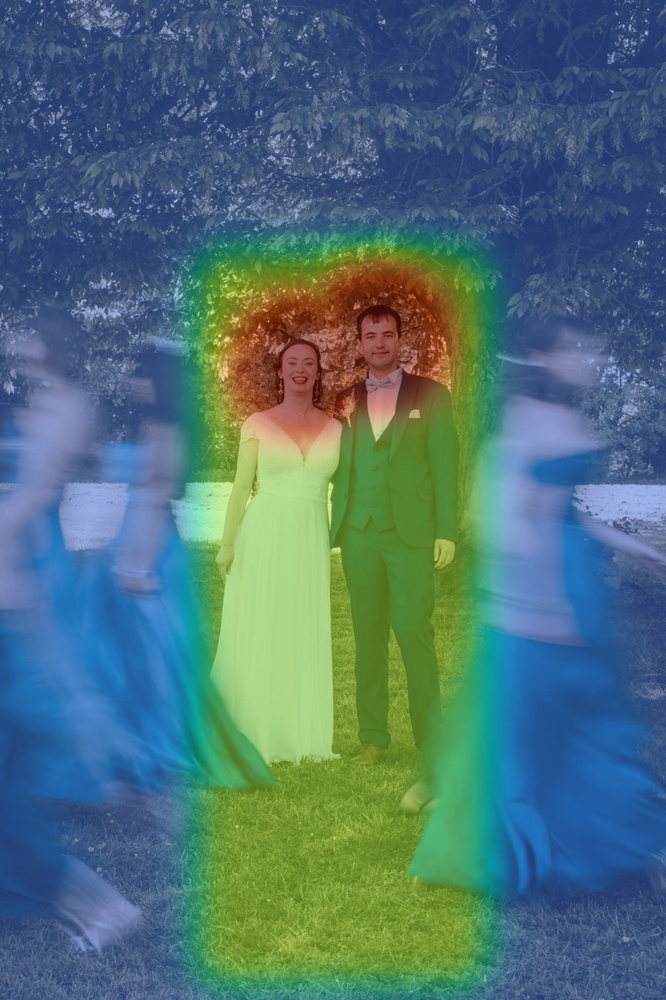
#> input picture output/importance_weights_overlay.png, 666 x 1000 px, shrunk from 1066 x 1600 before the run
$ python build_importance_weights.py --input ../output/importance_weights_overlay.png
#> lines starting #> are read from the running program, lines starting #| are printed output that depends on the picture; after the words box and inside, x2 and y2 are one past the last pixel; in counts of white or black regions, pixels touching at a corner belong together
### scripts/prepare_couple_priority.py
#!/usr/bin/env python3
"""Bias a photo so fogleman/primitive spends more shapes on the married couple.

Strategy:
1. Detect faces (Haar). Expand to a soft couple ROI covering heads + torsos.
2. Build a soft importance mask (1.0 on couple, ~0.15 elsewhere).
3. Create a guided target: keep the couple sharp; blur + flatten the rest so
   residual error concentrates on the couple during primitive optimization.
"""

from __future__ import annotations

import argparse
from pathlib import Path

import cv2
import numpy as np
from PIL import Image


ROOT = Path(__file__).resolve().parents[1]
CASCADE = ROOT / "assets" / "cascades" / "haarcascade_frontalface_default.xml"


def detect_faces(bgr: np.ndarray) -> list[tuple[int, int, int, int]]:
    gray = cv2.cvtColor(bgr, cv2.COLOR_BGR2GRAY)
    gray = cv2.equalizeHist(gray)
    cascade = cv2.CascadeClassifier(str(CASCADE))
    if cascade.empty():
        raise RuntimeError(f"Failed to load cascade: {CASCADE}")

    faces = cascade.detectMultiScale(
        gray,
        scaleFactor=1.08,
        minNeighbors=5,
        flags=cv2.CASCADE_SCALE_IMAGE,
        minSize=(max(24, bgr.shape[1] // 40), max(24, bgr.shape[0] // 40)),
    )
    return [(int(x), int(y), int(w), int(h)) for x, y, w, h in faces]


def _face_center(face: tuple[int, int, int, int]) -> tuple[float, float]:
    x, y, w, h = face
    return x + w / 2.0, y + h / 2.0


def pick_couple_faces(
    faces: list[tuple[int, int, int, int]], width: int, height: int
) -> list[tuple[int, int, int, int]]:
    """Pick the married couple faces, preferring a central side-by-side pair."""
    if not faces:
        return []

    cx, cy = width / 2.0, height / 2.0

    def score(face: tuple[int, int, int, int]) -> float:
        x, y, w, h = face
        fx, fy = _face_center(face)
        # Prefer reasonably large faces near the photo center (ignore blur/tree hits).
        size = (w * h) / float(width * height)
        dx = abs(fx - cx) / width
        dy = abs(fy - cy) / height
        return size * 4.0 - (dx * 1.6 + dy * 1.1)

    ranked = sorted(faces, key=score, reverse=True)

    # Search for a plausible couple: two similarly sized faces, side by side,
    # both near the middle of the frame.
    best_pair = None
    best_pair_score = -1e9
    top = ranked[: min(6, len(ranked))]
    for i, a in enumerate(top):
        ax, ay = _face_center(a)
        aw, ah = a[2], a[3]
        for b in top[i + 1 :]:
            bx, by = _face_center(b)
            bw, bh = b[2], b[3]
            size_ratio = max(aw * ah, bw * bh) / max(1.0, min(aw * ah, bw * bh))
            if size_ratio > 2.8:
                continue
            # Couple stands roughly shoulder-to-shoulder.
            if abs(ay - by) > height * 0.12:
                continue
            horiz = abs(ax - bx) / width
            if horiz < 0.04 or horiz > 0.45:
                continue
            mid_x = (ax + bx) / 2.0
            mid_y = (ay + by) / 2.0
            pair_score = (
                score(a)
                + score(b)
                - abs(mid_x - cx) / width
                - abs(mid_y - cy) / height * 0.5
                - abs(size_ratio - 1.0)
            )
            if pair_score > best_pair_score:
                best_pair_score = pair_score
                best_pair = [a, b]

    if best_pair:
        return best_pair
    return ranked[:1]


def couple_roi_from_faces(
    faces: list[tuple[int, int, int, int]], width: int, height: int
) -> tuple[int, int, int, int]:
    """Return expanded bounding box covering faces + full wedding attire."""
    chosen = pick_couple_faces(faces, width, height)
    if not chosen:
        # Fallback: central full-length portrait framing.
        x0 = int(width * 0.22)
        x1 = int(width * 0.78)
        y0 = int(height * 0.12)
        y1 = int(height * 0.92)
        return x0, y0, x1, y1

    xs, ys, xe, ye = [], [], [], []
    for x, y, w, h in chosen:
        # Expand for hair, torsos, full dress/suit length, and ground underfoot.
        xs.append(int(x - 1.25 * w))
        ys.append(int(y - 0.85 * h))
        xe.append(int(x + 2.25 * w))
        ye.append(int(y + 14.0 * h))

    x0 = max(0, min(xs))
    y0 = max(0, min(ys))
    x1 = min(width, max(xe))
    y1 = min(height, max(ye))

    # Ensure the ROI stays centered enough to cover both people fully.
    min_width = int(width * 0.34)
    if x1 - x0 < min_width:
        mid = (x0 + x1) // 2
        x0 = max(0, mid - min_width // 2)
        x1 = min(width, x0 + min_width)
    return x0, y0, x1, y1


# [95 lines left out: functions soft_mask, make_guided_target, overlay_debug, main, not called in this run]


# [2 lines that do not run on import are left out]

### scripts/build_importance_weights.py
#!/usr/bin/env python3
"""Build a smooth distance-based importance map for weighted primitive.

Weights (relative to background = 1):
  - faces  ≈ 100
  - bodies ≈ 10
  - background = 1

Membership uses a distance falloff so importance declines gradually:
  weight = 1 + 9 * body_m + 90 * face_m
where body_m / face_m are smooth [0,1] fields from distance transforms.
"""

from __future__ import annotations

import argparse
import json
import sys
from pathlib import Path

import cv2
import numpy as np
from PIL import Image

ROOT = Path(__file__).resolve().parents[1]
sys.path.insert(0, str(ROOT / "scripts"))
import prepare_couple_priority as couple  # noqa: E402


def face_core_mask(
    height: int, width: int, faces: list[tuple[int, int, int, int]]
) -> np.ndarray:
    """Elliptical face cores (slightly larger than Haar boxes)."""
    mask = np.zeros((height, width), dtype=np.uint8)
    for x, y, w, h in faces:
        cx, cy = int(x + w / 2), int(y + h / 2)
        axes = (max(1, int(w * 0.62)), max(1, int(h * 0.72)))
        cv2.ellipse(mask, (cx, cy), axes, 0, 0, 360, 255, -1)
    return mask


def body_core_mask(height: int, width: int, roi: tuple[int, int, int, int]) -> np.ndarray:
    x0, y0, x1, y1 = roi
    mask = np.zeros((height, width), dtype=np.uint8)
    # Rounded body capsule inside the couple ROI.
    pad_x = int((x1 - x0) * 0.06)
    pad_y = int((y1 - y0) * 0.02)
    rr = max(8, int(min(x1 - x0, y1 - y0) * 0.08))
    cv2.rectangle(
        mask,
        (x0 + pad_x, y0 + pad_y),
        (x1 - pad_x, y1 - pad_y),
        255,
        -1,
    )
    # Soften corners via morphological close-ish blur later; radius hint:
    _ = rr
    return mask


def soft_membership(core: np.ndarray, sigma: float) -> np.ndarray:
    """1 inside core, smoothly decaying with distance outside (Gaussian of distance)."""
    # Distance to nearest core pixel; 0 inside.
    inv = np.where(core > 0, 0, 255).astype(np.uint8)
    dist = cv2.distanceTransform(inv, cv2.DIST_L2, 5)
    if sigma <= 1e-6:
        return (core > 0).astype(np.float32)
    m = np.exp(-0.5 * (dist / sigma) ** 2).astype(np.float32)
    m = np.maximum(m, (core > 0).astype(np.float32))
    return np.clip(m, 0.0, 1.0)


def build_weight_map(
    height: int,
    width: int,
    faces: list[tuple[int, int, int, int]],
    body_roi: tuple[int, int, int, int],
    face_weight: float = 100.0,
    body_weight: float = 10.0,
    bg_weight: float = 1.0,
    face_sigma_scale: float = 0.55,
    body_sigma_scale: float = 0.12,
) -> np.ndarray:
    face_core = face_core_mask(height, width, faces)
    body_core = body_core_mask(height, width, body_roi)

    # Sigma from geometry so falloff is gradual but localized.
    if faces:
        mean_face = float(np.mean([max(f[2], f[3]) for f in faces]))
    else:
        mean_face = min(width, height) * 0.05
    face_sigma = max(4.0, mean_face * face_sigma_scale)

    bw = body_roi[2] - body_roi[0]
    bh = body_roi[3] - body_roi[1]
    body_sigma = max(8.0, min(bw, bh) * body_sigma_scale)

    face_m = soft_membership(face_core, face_sigma)
    body_m = soft_membership(body_core, body_sigma)

    # Ensure faces sit on top of body membership.
    body_m = np.maximum(body_m, face_m)

    # weight = bg + (body-bg)*body_m + (face-body)*face_m
    weights = (
        bg_weight
        + (body_weight - bg_weight) * body_m
        + (face_weight - body_weight) * face_m
    )
    return weights.astype(np.float32)


def encode_weight_png(weights: np.ndarray) -> np.ndarray:
    """Encode weight 1..100 as grayscale 0..255 for wprimitive -w."""
    # inverse of: w = 1 + (g/255)*99  => g = (w-1)/99*255
    g = np.clip((weights - 1.0) / 99.0 * 255.0, 0, 255).astype(np.uint8)
    return g


def weight_overlay(bgr: np.ndarray, weights: np.ndarray) -> np.ndarray:
    # Visualize on log-ish scale so face/body/bg are distinguishable.
    norm = np.log1p(weights)
    norm = (norm / norm.max() * 255).astype(np.uint8)
    heat = cv2.applyColorMap(norm, cv2.COLORMAP_TURBO)
    return cv2.addWeighted(bgr, 0.55, heat, 0.45, 0)


def main() -> None:
    parser = argparse.ArgumentParser(description=__doc__)
    parser.add_argument("-i", "--input", required=True)
    parser.add_argument("-o", "--outdir", default=str(ROOT / "output"))
    parser.add_argument("--face-weight", type=float, default=100.0)
    parser.add_argument("--body-weight", type=float, default=10.0)
    parser.add_argument("--bg-weight", type=float, default=1.0)
    args = parser.parse_args()

    outdir = Path(args.outdir)
    outdir.mkdir(parents=True, exist_ok=True)

    bgr = cv2.imread(args.input, cv2.IMREAD_COLOR)
#> bgr is the input picture: shape (1000, 666, 3); mean B, G, R 118.6, 112.3, 77.6
    if bgr is None:
        raise SystemExit(f"Could not read {args.input}")
    h, w = bgr.shape[:2]

    faces_all = couple.detect_faces(bgr)
#> in detect_faces, `gray = cv2.equalizeHist(gray)`:
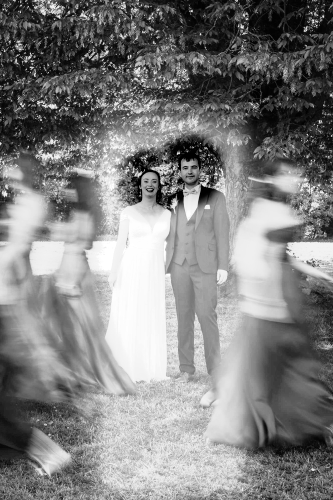
#> gray: shape (1000, 666) (shown at 1/2 size); min 0, max 255, mean 128.8
#> in detect_faces, `faces = cascade.detectMultiScale( gray, scaleFactor=1.08, minNeighbors..`: faces = [[429, 605, 30, 30], [355, 317, 50, 50], [276, 344, 47, 47], [29, 391, 63, 63], [201, 770, 58, 58], [181, 704, 218, 218]]
#> faces_all = [(429, 605, 30, 30), (355, 317, 50, 50), (276, 344, 47, 47), (29, 391, 63, 63), (201, 770, 58, 58), (181, 704, 218, 218)]
    chosen = couple.pick_couple_faces(faces_all, w, h)
#> in pick_couple_faces, `ranked = sorted(faces, key=score, reverse=True)`: ranked = [(181, 704, 218, 218), (276, 344, 47, 47), (355, 317, 50, 50), (429, 605, 30, 30), (201, 770, 58, 58), (29, 391, 63, 63)]
#> in pick_couple_faces, `top = ranked[: min(6, len(ranked))]`: top has the same summary as ranked
#> the loop in pick_couple_faces, `for i, a in enumerate(top):` made 6 passes
#> (a, ax, ay, aw, ah) on passes 1, 3, 4, 5, 6: ((181, 704, 218, 218), 290, 813, 218, 218), ((355, 317, 50, 50), 380, 342, 50, 50), ((429, 605, 30, 30), 444, 620, 30, 30), ((201, 770, 58, 58), 230, 799, 58, 58), ((29, 391, 63, 63), 60.5, 422.5, 63, 63)
#> after the loop in pick_couple_faces, `for i, a in enumerate(top):`: best_pair = [(276, 344, 47, 47), (355, 317, 50, 50)]; best_pair_score = -0.699
#> chosen = [(276, 344, 47, 47), (355, 317, 50, 50)]
    body_roi = couple.couple_roi_from_faces(faces_all, w, h)
#> the loop in pick_couple_faces (call 2), `for i, a in enumerate(top):` made 6 passes
#> the loop in couple_roi_from_faces, `for x, y, w, h in chosen:` made 2 passes
#> after the loop in couple_roi_from_faces, `for x, y, w, h in chosen:`: xe = [381, 467]; xs = [217, 292]; ye = [1002, 1017]; ys = [304, 274]
#> in couple_roi_from_faces, `x0 = max(0, min(xs))`: x0 = 217
#> in couple_roi_from_faces, `y0 = max(0, min(ys))`: y0 = 274
#> in couple_roi_from_faces, `x1 = min(width, max(xe))`: x1 = 467
#> in couple_roi_from_faces, `y1 = min(height, max(ye))`: y1 = 1000
#> body_roi = (217, 274, 467, 1000)

    weights = build_weight_map(
        h,
        w,
        chosen,
        body_roi,
        face_weight=args.face_weight,
        body_weight=args.body_weight,
        bg_weight=args.bg_weight,
    )
#> the loop in face_core_mask, `for x, y, w, h in faces:` made 2 passes
#> (x, y, w, h, cx, cy, axes) on passes 1 to 2: (276, 344, 47, 47, 299, 367, (29, 33)), (355, 317, 50, 50, 380, 342, (31, 36))
#> after the loop in face_core_mask, `for x, y, w, h in faces:`:
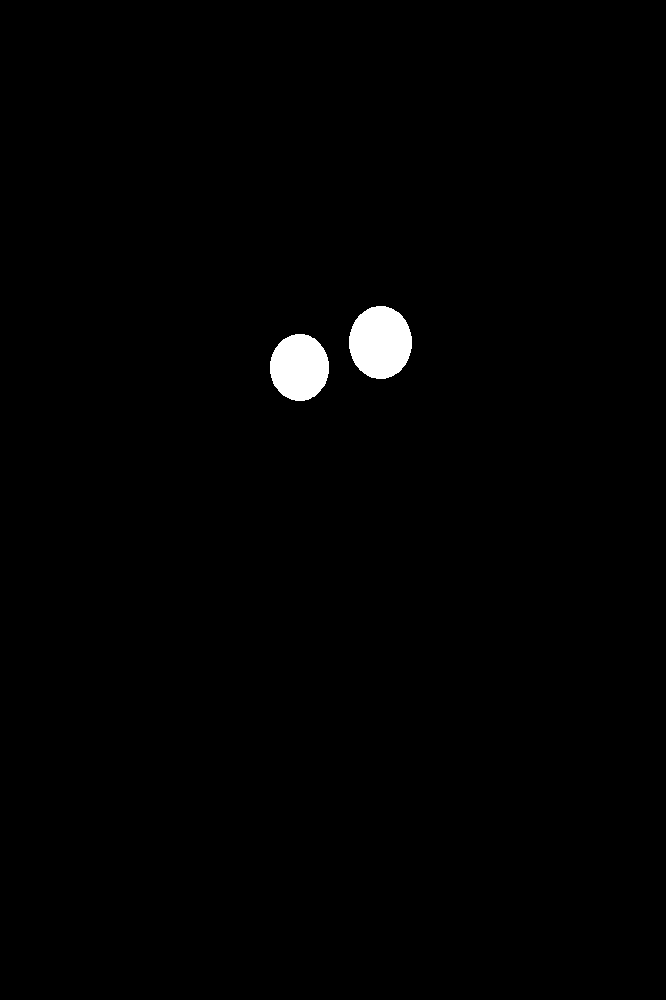
#> mask: shape (1000, 666); 1% white; 2 white regions, box (x1, y1, x2, y2) and area: (349, 306, 412, 379) 3605, (270, 334, 329, 401) 3105
#> in body_core_mask, `x0, y0, x1, y1 = roi`: x0 = 217; y0 = 274; x1 = 467; y1 = 1000
#> in body_core_mask, `pad_x = int((x1 - x0) * 0.06)`: pad_x = 15
#> in body_core_mask, `pad_y = int((y1 - y0) * 0.02)`: pad_y = 14
#> in body_core_mask, `rr = max(8, int(min(x1 - x0, y1 - y0) * 0.08))`: rr = 20
#> in body_core_mask, `cv2.rectangle( mask, (x0 + pad_x, y0 + pad_y), (x1 - pad_x, y1 - pad_y..`:
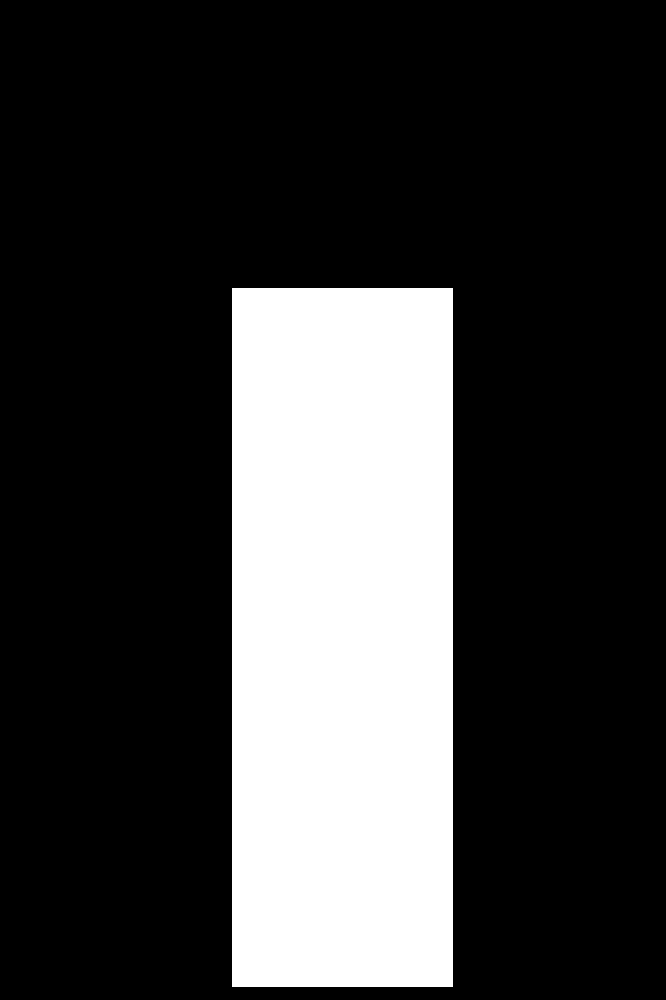
#> mask: shape (1000, 666); 23.2% white; 1 white region, box (x1, y1, x2, y2) and area: (232, 288, 453, 987) 154479
#> in build_weight_map, `mean_face = float(np.mean([max(f[2], f[3]) for f in faces]))`: mean_face = 48.5
#> in build_weight_map, `face_sigma = max(4.0, mean_face * face_sigma_scale)`: face_sigma = 26.68
#> in build_weight_map, `bw = body_roi[2] - body_roi[0]`: bw = 250
#> in build_weight_map, `bh = body_roi[3] - body_roi[1]`: bh = 726
#> in build_weight_map, `body_sigma = max(8.0, min(bw, bh) * body_sigma_scale)`: body_sigma = 30
#> call 2 of soft_membership, with sigma = 30
#> in soft_membership (call 2), `dist = cv2.distanceTransform(inv, cv2.DIST_L2, 5)`:
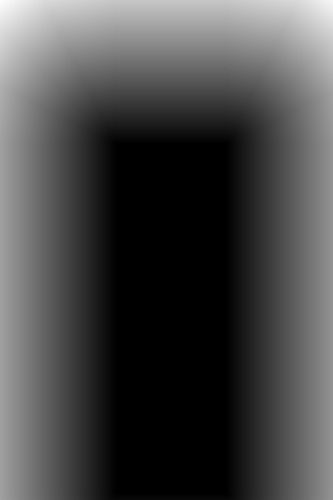
#> dist: shape (1000, 666) float32 (shown at 1/2 size); min 0, max 369.4, mean 105.1; drawn with min black and max white

    gray = encode_weight_png(weights)
    overlay = weight_overlay(bgr, weights)
#> in weight_overlay, `norm = (norm / norm.max() * 255).astype(np.uint8)`:
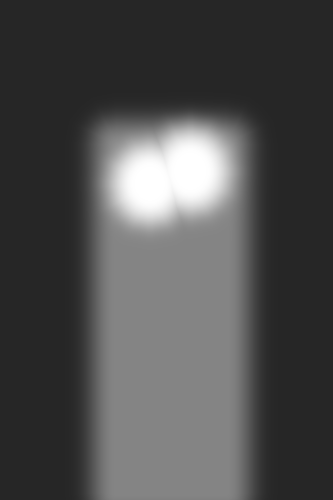
#> norm: shape (1000, 666) (shown at 1/2 size); min 38, max 255, mean 77.8
#> in weight_overlay, `heat = cv2.applyColorMap(norm, cv2.COLORMAP_TURBO)`:
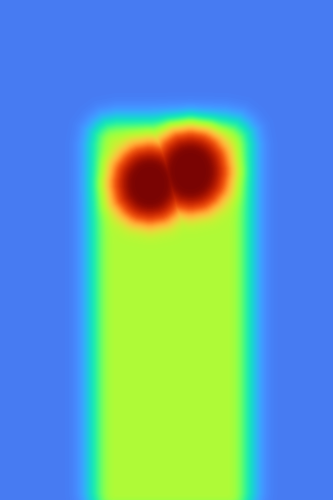
#> heat: shape (1000, 666, 3) (shown at 1/2 size); mean B, G, R 176.8, 162, 101.4
#> in weight_overlay, `return cv2.addWeighted(bgr, 0.55, heat, 0.45, 0)`:
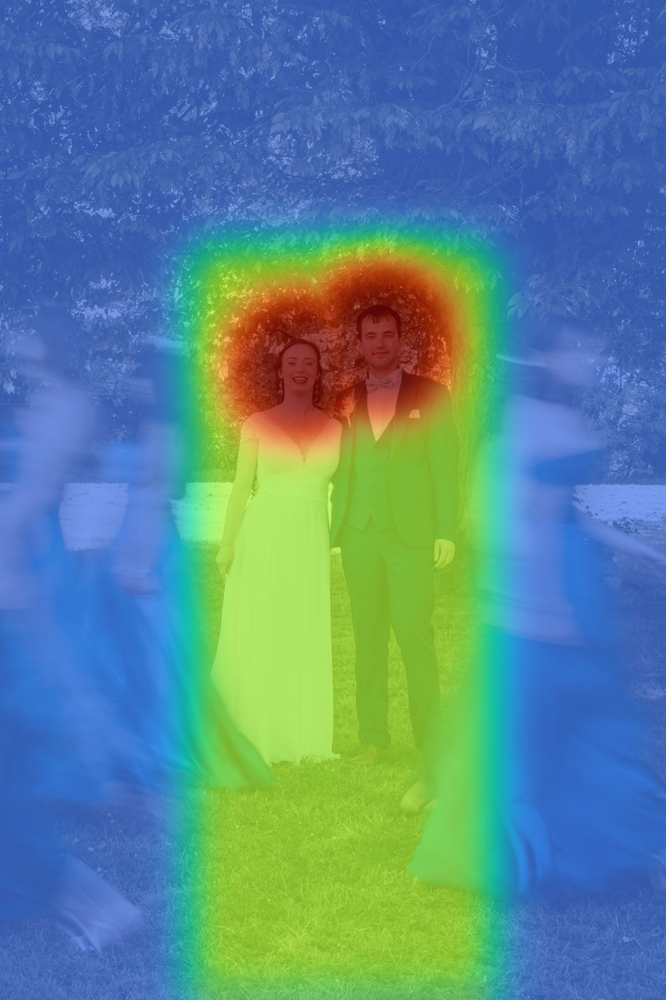
#> returned value: shape (1000, 666, 3); mean of channels 0, 1, 2 144.8, 134.7, 88.3; drawn as B, G, R

    weight_path = outdir / "importance_weights.png"
    overlay_path = outdir / "importance_weights_overlay.png"
    meta_path = outdir / "importance_weights.json"
    original_path = outdir / "original.png"

    cv2.imwrite(str(weight_path), gray)
    cv2.imwrite(str(overlay_path), overlay)
    Image.open(args.input).convert("RGB").save(original_path)

    meta = {
        "faces": chosen,
        "body_roi": body_roi,
        "face_weight": args.face_weight,
        "body_weight": args.body_weight,
        "bg_weight": args.bg_weight,
        "weight_min": float(weights.min()),
        "weight_max": float(weights.max()),
        "weight_mean": float(weights.mean()),
    }
#> meta = {'faces': [(276, 344, 47, 47), (355, 317, 50, 50)], 'body_roi': (217, 274, 467, 1000), 'face_weight': 100, 'body_weight': 10, 'bg_weight': 1, 'weight_min': 1, 'weight_max': 100, 'weight_mean': 7.37}
    meta_path.write_text(json.dumps(meta, indent=2))

    print(json.dumps(meta, indent=2))
#> (printed output is left out)
    print(f"wrote {weight_path}")
    print(f"wrote {overlay_path}")


if __name__ == "__main__":
    main()
